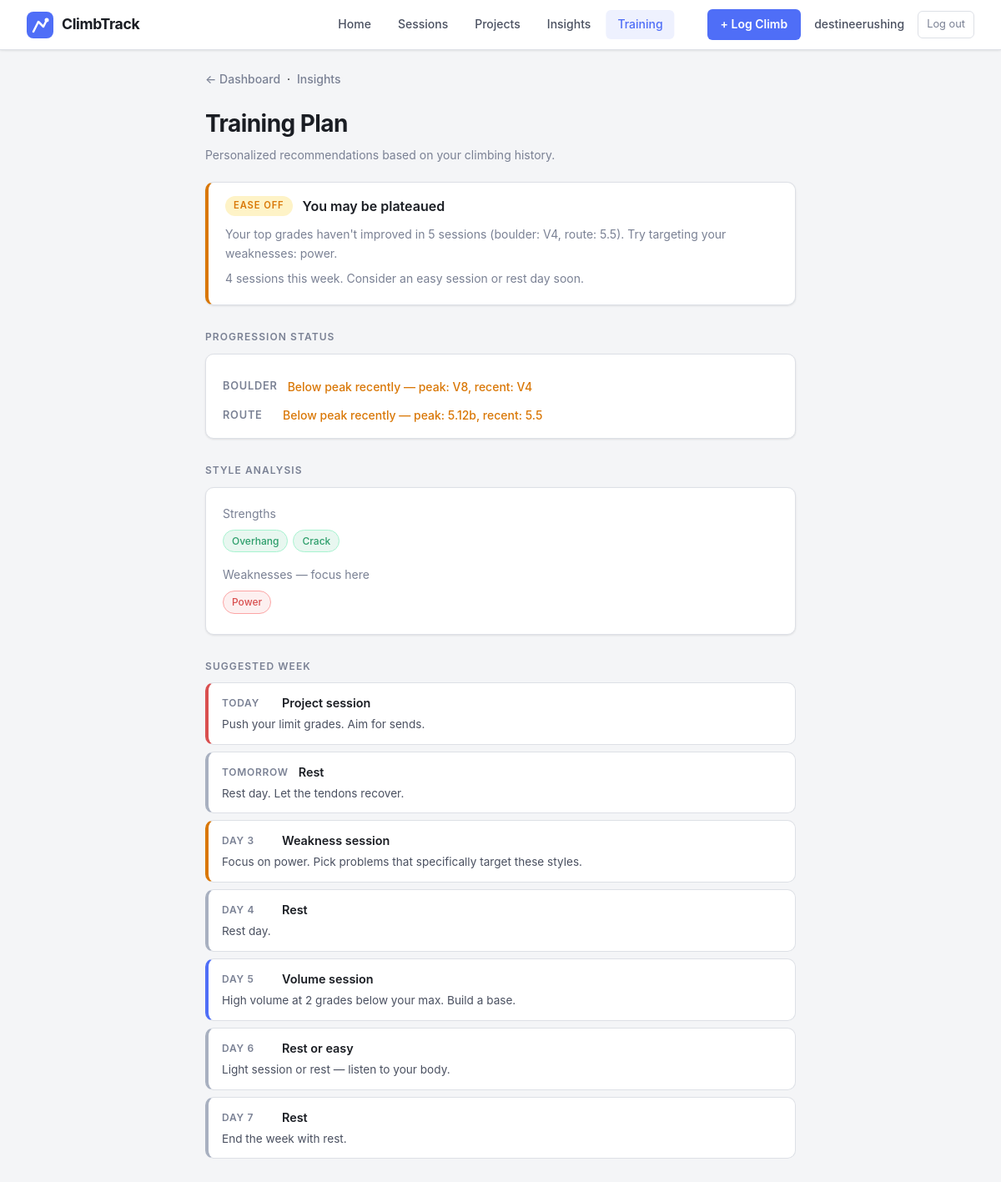
The app's page /training (signed in) with its own data.
### app.py (models this page shows, shortened)
class User(UserMixin, db.Model):
    id = db.Column(db.Integer, primary_key=True)
    email = db.Column(db.String(150), unique=True, nullable=False)
    display_name = db.Column(db.String(100), nullable=False)
    password_hash = db.Column(db.String(256), nullable=False)
    created_at = db.Column(db.DateTime, default=datetime.utcnow)
    sessions = db.relationship('Session', backref='user', lazy=True)

class Climb(db.Model):
    id = db.Column(db.Integer, primary_key=True)
    session_id = db.Column(db.Integer, db.ForeignKey('session.id'), nullable=True)
    route_id = db.Column(db.Integer, db.ForeignKey('route.id'), nullable=True)
    climb_name = db.Column(db.String(100))
    discipline = db.Column(db.String(20), default='boulder')  # 'boulder' or 'route'
    grade = db.Column(db.String(20))
    attempts = db.Column(db.Integer)
    result = db.Column(db.String(20), default='attempt')
    notes = db.Column(db.String(500))
    style_tags = db.Column(db.String(300))  # comma-separated e.g. "crimp,overhang"
    photo_filename = db.Column(db.String(200))
    video_url = db.Column(db.String(500))
    def get_style_tags(self):
        if not self.style_tags:
            return []
        return [t.strip() for t in self.style_tags.split(',') if t.strip()]

### app.py (the view, shortened to what this page needs)
@app.route("/training")
@login_required
def training_page():
    all_climbs = Climb.query.join(Session).order_by(Session.date).all()
    all_sessions = Session.query.order_by(Session.date).all()
    total_sessions = len(all_sessions)
    total_climbs = len(all_climbs)
    total_sends = sum(1 for c in all_climbs if c.result in SEND_RESULTS)
    send_rate = round(total_sends / total_climbs * 100) if total_climbs else 0
    tag_stats = {tag: {'sends': 0, 'attempts': 0} for tag in STYLE_TAGS}
    for c in all_climbs:
        for tag in c.get_style_tags():
            if tag in tag_stats:
                if c.result in SEND_RESULTS:
                    tag_stats[tag]['sends'] += 1
                else:
                    tag_stats[tag]['attempts'] += 1
    tag_stats = {k: v for k, v in tag_stats.items() if v['sends'] + v['attempts'] > 0}
    training = None
    if total_sessions >= 10:
        from datetime import date, timedelta
        recent_sessions = all_sessions[-5:]
        def best_grade(sessions, discipline):
            grades = [
                c.grade for s in sessions for c in s.climbs
                if c.result in SEND_RESULTS and c.discipline == discipline and c.grade
            ]
            if not grades:
                return None, -1
            best = max(grades, key=lambda g: GRADE_RANK.get((discipline, g), -1))
            return best, GRADE_RANK.get((discipline, best), -1)
        peak_b, peak_b_rank = best_grade(all_sessions, 'boulder')
        peak_r, peak_r_rank = best_grade(all_sessions, 'route')
        recent_b, recent_b_rank = best_grade(recent_sessions, 'boulder')
        recent_r, recent_r_rank = best_grade(recent_sessions, 'route')
        boulder_progressing = recent_b and peak_b and recent_b_rank >= peak_b_rank
        route_progressing = recent_r and peak_r and recent_r_rank >= peak_r_rank
        boulder_plateau = recent_b and peak_b and recent_b_rank < peak_b_rank - 1
        route_plateau = recent_r and peak_r and recent_r_rank < peak_r_rank - 1
        overall_send_rate = send_rate / 100 if total_climbs else 0
        tag_send_rates = {}
        for tag, data in tag_stats.items():
            total_tag = data['sends'] + data['attempts']
            if total_tag >= 3:
                tag_send_rates[tag] = data['sends'] / total_tag
        weaknesses = sorted(
            [t for t, r in tag_send_rates.items() if r < overall_send_rate - 0.05],
            key=lambda t: tag_send_rates[t]
        )[:3]
        strengths = sorted(
            [t for t, r in tag_send_rates.items() if r > overall_send_rate + 0.05],
            key=lambda t: tag_send_rates[t],
            reverse=True
        )[:3]
        today = datetime.utcnow().date()
        recent_dates = sorted(set(
            s.date.date() for s in all_sessions
            if (today - s.date.date()).days <= 7
        ), reverse=True)
        days_since_last = (today - all_sessions[-1].date.date()).days if all_sessions else 999
        sessions_last_7 = len(recent_dates)
        streak = 0
        check = today
        for d in recent_dates:
            if d == check or d == check - timedelta(days=1):
                streak += 1
                check = d
            else:
                break
        if streak >= 3:
            fatigue = 'high'
            fatigue_msg = f"You've climbed {streak} days in a row. Your body needs rest to adapt."
        elif days_since_last >= 5:
            fatigue = 'low'
            fatigue_msg = f"It's been {days_since_last} days since your last session. Time to get back on the wall!"
        elif sessions_last_7 >= 4:
            fatigue = 'moderate'
            fatigue_msg = f"{sessions_last_7} sessions this week. Consider an easy session or rest day soon."
        else:
            fatigue = 'good'
            fatigue_msg = "Your training load looks balanced. Keep it up."
        if fatigue == 'high':
            primary_rec = "Rest day recommended"
            primary_detail = "Take 1-2 days off. Finger tendons adapt slower than muscle — rest is when you get stronger."
        elif boulder_plateau and route_plateau:
            primary_rec = "You may be plateaued"
            primary_detail = f"Your top grades haven't improved in 5 sessions (boulder: {recent_b}, route: {recent_r}). Try targeting your weaknesses: {', '.join(weaknesses[:2]) if weaknesses else 'vary your style'}."
        elif weaknesses:
            primary_rec = f"Focus on your weaknesses: {', '.join(weaknesses)}"
            primary_detail = "Your send rate on these styles is below your average. Deliberately targeting weaknesses is the fastest path to improvement."
        elif boulder_progressing or route_progressing:
            primary_rec = "You're progressing — keep pushing grades"
            primary_detail = f"{'Boulder grades improving. ' if boulder_progressing else ''}{'Route grades improving. ' if route_progressing else ''}Maintain the momentum."
        else:
            primary_rec = "Solid foundation — vary your sessions"
            primary_detail = "Mix hard project sessions with volume days to build both strength and endurance."
        focus_styles = weaknesses[:2] if weaknesses else ['overhang', 'slab']
        if fatigue == 'high':
            weekly_plan = [
                {'day': 'Today', 'type': 'Rest', 'detail': 'Full rest. Stretch if you want.'},
                {'day': 'Tomorrow', 'type': 'Rest', 'detail': 'Light activity only — walk, yoga.'},
                {'day': 'Day 3', 'type': 'Easy session', 'detail': 'Low volume, easy grades. Focus on footwork and technique.'},
                {'day': 'Day 4', 'type': 'Rest', 'detail': 'Rest day.'},
                {'day': 'Day 5', 'type': 'Project session', 'detail': 'Back to full strength. Work your projects.'},
                {'day': 'Day 6', 'type': 'Volume session', 'detail': f'High volume, moderate grades. Focus on {focus_styles[0]}.'},
                {'day': 'Day 7', 'type': 'Rest', 'detail': 'End the week with rest.'},
            ]
        else:
            weekly_plan = [
                {'day': 'Today', 'type': 'Project session', 'detail': 'Push your limit grades. Aim for sends.'},
                {'day': 'Tomorrow', 'type': 'Rest', 'detail': 'Rest day. Let the tendons recover.'},
                {'day': 'Day 3', 'type': 'Weakness session', 'detail': f'Focus on {", ".join(focus_styles)}. Pick problems that specifically target these styles.'},
                {'day': 'Day 4', 'type': 'Rest', 'detail': 'Rest day.'},
                {'day': 'Day 5', 'type': 'Volume session', 'detail': 'High volume at 2 grades below your max. Build a base.'},
                {'day': 'Day 6', 'type': 'Rest or easy', 'detail': 'Light session or rest — listen to your body.'},
                {'day': 'Day 7', 'type': 'Rest', 'detail': 'End the week with rest.'},
            ]
        training = {
            'boulder_plateau': boulder_plateau,
            'route_plateau': route_plateau,
            'boulder_progressing': boulder_progressing,
            'route_progressing': route_progressing,
            'recent_boulder': recent_b,
            'peak_boulder': peak_b,
            'recent_route': recent_r,
            'peak_route': peak_r,
            'weaknesses': weaknesses,
            'strengths': strengths,
            'fatigue': fatigue,
            'fatigue_msg': fatigue_msg,
            'primary_rec': primary_rec,
            'primary_detail': primary_detail,
            'weekly_plan': weekly_plan,
            'sessions_last_7': sessions_last_7,
            'days_since_last': days_since_last,
        }
    return render_template(
        "training.html",
        training=training,
        total_sessions=total_sessions,
    )

### app.py (called while the page is built)
@login_manager.user_loader
def load_user(user_id):
    return User.query.get(int(user_id))

### templates/training.html (shortened to what this page needs)
<!DOCTYPE html>
<html>
<head>
    <link rel="stylesheet" href="{{ url_for('static', filename='style.css') }}">
</head>
<body>
    <header class="desktop-nav">
        <a href="/" class="desktop-nav-logo">
            <span class="desktop-nav-wordmark">ClimbTrack</span>
        </a>
        <nav class="desktop-nav-links">
            <a href="/" class="desktop-nav-link">Home</a>
            <a href="/gyms" class="desktop-nav-link">Sessions</a>
            <a href="/projects" class="desktop-nav-link">Projects</a>
            <a href="/insights" class="desktop-nav-link">Insights</a>
            <a href="/training" class="desktop-nav-link active">Training</a>
        </nav>
        <div class="desktop-nav-user">
            <a href="/session/new" class="desktop-nav-cta">+ Log Climb</a>
            <span class="desktop-nav-name">{{ current_user.display_name }}</span>
            <a href="/logout" class="desktop-nav-logout">Log out</a>
        </div>
    </header>
    <nav class="top-nav"><a href="/">← Dashboard</a> &nbsp;·&nbsp; <a href="/insights">Insights</a></nav>
    <h1>Training Plan</h1>
    <p class="muted">Personalized recommendations based on your climbing history.</p>
    {% if training %}
    <div class="card training-card training-{{ training.fatigue }}" style="margin-top: 20px;">
        <div class="training-header">
            <span class="training-badge training-badge-{{ training.fatigue }}">
                {% if training.fatigue == 'high' %}Rest needed
                {% elif training.fatigue == 'low' %}Get climbing
                {% elif training.fatigue == 'moderate' %}Ease off
                {% else %}On track{% endif %}
            </span>
            <p class="training-rec">{{ training.primary_rec }}</p>
        </div>
        <p class="muted">{{ training.primary_detail }}</p>
        <p class="muted" style="margin-top: 8px;">{{ training.fatigue_msg }}</p>
    </div>
    <p class="section-heading">Progression Status</p>
    <div class="card">
        <div class="progression-grid">
            <div class="progression-item">
                <span class="progression-label">Boulder</span>
                {% if training.boulder_progressing %}
                <span class="progression-status status-up">At or near your peak — {{ training.recent_boulder }}</span>
                {% elif training.boulder_plateau %}
                <span class="progression-status status-flat">Below peak recently — peak: {{ training.peak_boulder }}, recent: {{ training.recent_boulder }}</span>
                {% else %}
                <span class="progression-status status-neutral">Not enough send data</span>
                {% endif %}
            </div>
            <div class="progression-item">
                <span class="progression-label">Route</span>
                {% if training.route_progressing %}
                <span class="progression-status status-up">At or near your peak — {{ training.recent_route }}</span>
                {% elif training.route_plateau %}
                <span class="progression-status status-flat">Below peak recently — peak: {{ training.peak_route }}, recent: {{ training.recent_route }}</span>
                {% else %}
                <span class="progression-status status-neutral">Not enough send data</span>
                {% endif %}
            </div>
        </div>
    </div>
    {% if training.weaknesses or training.strengths %}
    <p class="section-heading">Style Analysis</p>
    <div class="card">
        {% if training.strengths %}
        <p class="muted" style="margin-bottom: 8px;">Strengths</p>
        <div class="tag-list" style="margin-bottom: 16px;">
            {% for tag in training.strengths %}
            <span class="tag tag-strength">{{ tag | capitalize }}</span>
            {% endfor %}
        </div>
        {% endif %}
        {% if training.weaknesses %}
        <p class="muted" style="margin-bottom: 8px;">Weaknesses — focus here</p>
        <div class="tag-list">
            {% for tag in training.weaknesses %}
            <span class="tag tag-weakness">{{ tag | capitalize }}</span>
            {% endfor %}
        </div>
        {% endif %}
    </div>
    {% endif %}
    <p class="section-heading">Suggested Week</p>
    <div class="weekly-plan">
        {% for day in training.weekly_plan %}
        <div class="week-day week-day-{{ day.type | lower | replace(' ', '-') | replace('/', '-') }}">
            <div class="week-day-header">
                <span class="week-day-label">{{ day.day }}</span>
                <span class="week-day-type">{{ day.type }}</span>
            </div>
            <p class="week-day-detail">{{ day.detail }}</p>
        </div>
        {% endfor %}
    </div>
    {% else %}
    <div class="empty-state" style="margin-top: 20px;">
        <div class="empty-state-icon">🧠</div>
        <p>Training recommendations unlock after 10 sessions. You have {{ total_sessions }} so far — keep climbing!</p>
    </div>
    {% endif %}
</body>
</html>

### records on screen
User: display_name "destineerushing"
Climb: peak_boulder "V8"
Climb: recent_boulder "V4"
Climb: peak_route "5.12b"
Climb: recent_route "5.5"

### other values on screen
{{ training.primary_rec }} "You may be plateaued"
{{ training.primary_detail }} "Your top grades haven't improved in 5 sessions (boulder: V4, route: 5.5). Try targeting your weaknesses: power."
{{ training.fatigue_msg }} "4 sessions this week. Consider an easy session or rest day soon."
{{ tag | capitalize }} "Overhang" "Crack"
{{ tag | capitalize }} "Power"
{{ day.day }} "TODAY" "TOMORROW" "DAY 3" "DAY 4" "DAY 5" "DAY 6" "DAY 7"
{{ day.type }} "Project session" "Rest" "Weakness session" "Rest" "Volume session" "Rest or easy" "Rest"
{{ day.detail }} "Push your limit grades. Aim for sends." "Rest day. Let the tendons recover." "Focus on power. Pick problems that specifically target these styles." "Rest day." "High volume at 2 grades below your max. Build a base." "Light session or rest — listen to your body." "End the week with rest."
